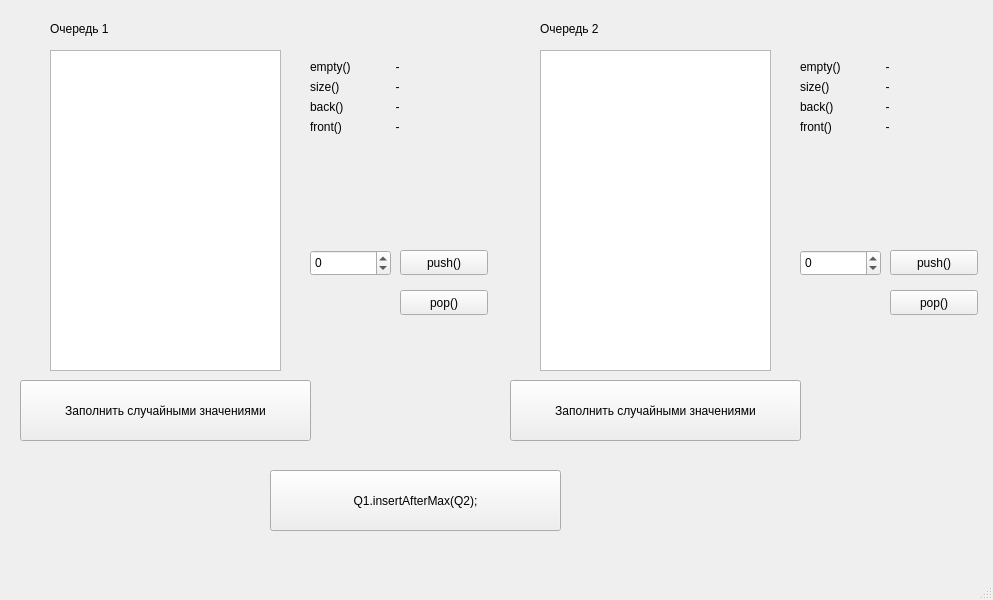
<?xml version="1.0" encoding="UTF-8"?>
<ui version="4.0">
 <class>MainWindow</class>
 <widget class="QMainWindow" name="MainWindow">
  <property name="geometry">
   <rect>
    <x>0</x>
    <y>0</y>
    <width>993</width>
    <height>600</height>
   </rect>
  </property>
  <property name="windowTitle">
   <string>Task_1</string>
  </property>
  <widget class="QWidget" name="centralwidget">
   <widget class="QListWidget" name="listWidget">
    <property name="geometry">
     <rect>
      <x>50</x>
      <y>50</y>
      <width>231</width>
      <height>321</height>
     </rect>
    </property>
   </widget>
   <widget class="QLabel" name="label">
    <property name="geometry">
     <rect>
      <x>50</x>
      <y>20</y>
      <width>91</width>
      <height>17</height>
     </rect>
    </property>
    <property name="text">
     <string>Очередь 1</string>
    </property>
   </widget>
   <widget class="QSpinBox" name="spinBox">
    <property name="geometry">
     <rect>
      <x>310</x>
      <y>250</y>
      <width>81</width>
      <height>26</height>
     </rect>
    </property>
    <property name="minimum">
     <number>-1000000</number>
    </property>
    <property name="maximum">
     <number>1000000</number>
    </property>
   </widget>
   <widget class="QPushButton" name="pushQ1">
    <property name="geometry">
     <rect>
      <x>400</x>
      <y>250</y>
      <width>88</width>
      <height>25</height>
     </rect>
    </property>
    <property name="text">
     <string>push()</string>
    </property>
   </widget>
   <widget class="QPushButton" name="popQ1">
    <property name="geometry">
     <rect>
      <x>400</x>
      <y>290</y>
      <width>88</width>
      <height>25</height>
     </rect>
    </property>
    <property name="text">
     <string>pop()</string>
    </property>
   </widget>
   <widget class="QLabel" name="label_4">
    <property name="geometry">
     <rect>
      <x>540</x>
      <y>20</y>
      <width>91</width>
      <height>17</height>
     </rect>
    </property>
    <property name="text">
     <string>Очередь 2</string>
    </property>
   </widget>
   <widget class="QPushButton" name="popQ2">
    <property name="geometry">
     <rect>
      <x>890</x>
      <y>290</y>
      <width>88</width>
      <height>25</height>
     </rect>
    </property>
    <property name="text">
     <string>pop()</string>
    </property>
   </widget>
   <widget class="QListWidget" name="listWidget2">
    <property name="geometry">
     <rect>
      <x>540</x>
      <y>50</y>
      <width>231</width>
      <height>321</height>
     </rect>
    </property>
   </widget>
   <widget class="QPushButton" name="pushQ2">
    <property name="geometry">
     <rect>
      <x>890</x>
      <y>250</y>
      <width>88</width>
      <height>25</height>
     </rect>
    </property>
    <property name="text">
     <string>push()</string>
    </property>
   </widget>
   <widget class="QWidget" name="layoutWidget">
    <property name="geometry">
     <rect>
      <x>800</x>
      <y>60</y>
      <width>128</width>
      <height>88</height>
     </rect>
    </property>
    <layout class="QFormLayout" name="formLayout_2">
     <item row="0" column="0">
      <widget class="QLabel" name="label_7">
       <property name="text">
        <string>empty()</string>
       </property>
      </widget>
     </item>
     <item row="0" column="1">
      <widget class="QLabel" name="emptyQ2">
       <property name="text">
        <string>-</string>
       </property>
       <property name="alignment">
        <set>Qt::AlignCenter</set>
       </property>
      </widget>
     </item>
     <item row="1" column="0">
      <widget class="QLabel" name="label_8">
       <property name="text">
        <string>size()</string>
       </property>
      </widget>
     </item>
     <item row="1" column="1">
      <widget class="QLabel" name="sizeQ2">
       <property name="text">
        <string>-</string>
       </property>
       <property name="alignment">
        <set>Qt::AlignCenter</set>
       </property>
      </widget>
     </item>
     <item row="2" column="0">
      <widget class="QLabel" name="label_9">
       <property name="text">
        <string>back()</string>
       </property>
      </widget>
     </item>
     <item row="2" column="1">
      <widget class="QLabel" name="backQ2">
       <property name="text">
        <string>-</string>
       </property>
       <property name="alignment">
        <set>Qt::AlignCenter</set>
       </property>
      </widget>
     </item>
     <item row="3" column="0">
      <widget class="QLabel" name="label_10">
       <property name="text">
        <string>front()</string>
       </property>
      </widget>
     </item>
     <item row="3" column="1">
      <widget class="QLabel" name="frontQ2">
       <property name="text">
        <string>-</string>
       </property>
       <property name="alignment">
        <set>Qt::AlignCenter</set>
       </property>
      </widget>
     </item>
    </layout>
   </widget>
   <widget class="QSpinBox" name="spinBox_2">
    <property name="geometry">
     <rect>
      <x>800</x>
      <y>250</y>
      <width>81</width>
      <height>26</height>
     </rect>
    </property>
    <property name="minimum">
     <number>-1000000</number>
    </property>
    <property name="maximum">
     <number>1000000</number>
    </property>
   </widget>
   <widget class="QPushButton" name="genQ1">
    <property name="geometry">
     <rect>
      <x>20</x>
      <y>380</y>
      <width>291</width>
      <height>61</height>
     </rect>
    </property>
    <property name="text">
     <string>Заполнить случайными значениями</string>
    </property>
   </widget>
   <widget class="QPushButton" name="genQ2">
    <property name="geometry">
     <rect>
      <x>510</x>
      <y>380</y>
      <width>291</width>
      <height>61</height>
     </rect>
    </property>
    <property name="text">
     <string>Заполнить случайными значениями</string>
    </property>
   </widget>
   <widget class="QPushButton" name="insertButton">
    <property name="geometry">
     <rect>
      <x>270</x>
      <y>470</y>
      <width>291</width>
      <height>61</height>
     </rect>
    </property>
    <property name="text">
     <string>Q1.insertAfterMax(Q2);</string>
    </property>
   </widget>
   <widget class="QWidget" name="">
    <property name="geometry">
     <rect>
      <x>310</x>
      <y>60</y>
      <width>128</width>
      <height>88</height>
     </rect>
    </property>
    <layout class="QFormLayout" name="formLayout">
     <item row="0" column="0">
      <widget class="QLabel" name="label_2">
       <property name="text">
        <string>empty()</string>
       </property>
      </widget>
     </item>
     <item row="0" column="1">
      <widget class="QLabel" name="emptyQ1">
       <property name="text">
        <string>-</string>
       </property>
       <property name="alignment">
        <set>Qt::AlignCenter</set>
       </property>
      </widget>
     </item>
     <item row="1" column="0">
      <widget class="QLabel" name="label_3">
       <property name="text">
        <string>size()</string>
       </property>
      </widget>
     </item>
     <item row="1" column="1">
      <widget class="QLabel" name="sizeQ1">
       <property name="text">
        <string>-</string>
       </property>
       <property name="alignment">
        <set>Qt::AlignCenter</set>
       </property>
      </widget>
     </item>
     <item row="2" column="0">
      <widget class="QLabel" name="label_6">
       <property name="text">
        <string>back()</string>
       </property>
      </widget>
     </item>
     <item row="2" column="1">
      <widget class="QLabel" name="backQ1">
       <property name="text">
        <string>-</string>
       </property>
       <property name="alignment">
        <set>Qt::AlignCenter</set>
       </property>
      </widget>
     </item>
     <item row="3" column="0">
      <widget class="QLabel" name="label_5">
       <property name="text">
        <string>front()</string>
       </property>
      </widget>
     </item>
     <item row="3" column="1">
      <widget class="QLabel" name="frontQ1">
       <property name="text">
        <string>-</string>
       </property>
       <property name="alignment">
        <set>Qt::AlignCenter</set>
       </property>
      </widget>
     </item>
    </layout>
   </widget>
   <zorder>pushQ2</zorder>
   <zorder>listWidget</zorder>
   <zorder>label</zorder>
   <zorder>label_2</zorder>
   <zorder>label_3</zorder>
   <zorder>label_5</zorder>
   <zorder>label_6</zorder>
   <zorder>spinBox</zorder>
   <zorder>pushQ1</zorder>
   <zorder>popQ1</zorder>
   <zorder>emptyQ1</zorder>
   <zorder>sizeQ1</zorder>
   <zorder>frontQ1</zorder>
   <zorder>backQ1</zorder>
   <zorder>label_4</zorder>
   <zorder>popQ2</zorder>
   <zorder>listWidget2</zorder>
   <zorder>layoutWidget</zorder>
   <zorder>spinBox_2</zorder>
   <zorder>genQ1</zorder>
   <zorder>genQ2</zorder>
   <zorder>insertButton</zorder>
  </widget>
  <widget class="QMenuBar" name="menubar">
   <property name="geometry">
    <rect>
     <x>0</x>
     <y>0</y>
     <width>993</width>
     <height>22</height>
    </rect>
   </property>
  </widget>
  <widget class="QStatusBar" name="statusbar"/>
 </widget>
 <resources/>
 <connections/>
</ui>
